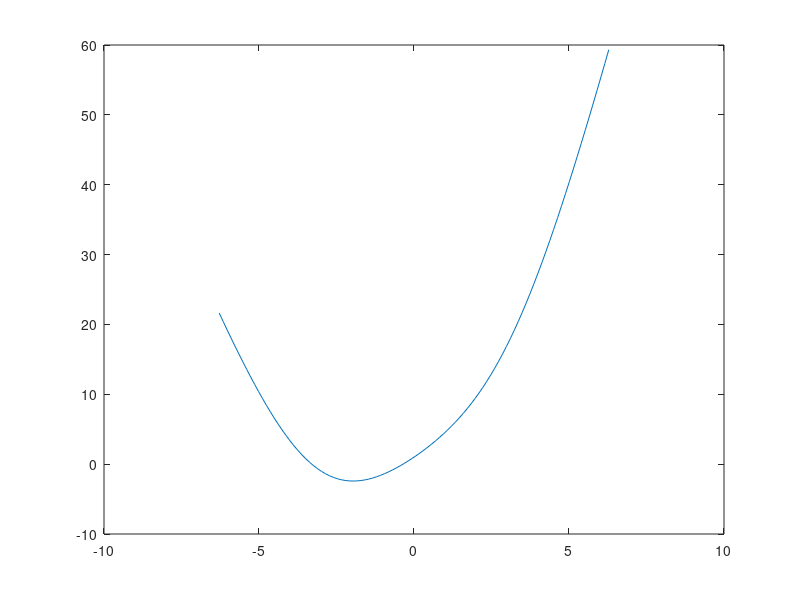

The MATLAB script that drew this image:
clear
disp('Matriz a');
a=[1 2 3 4 5 6 7];
disp(a);
fprintf('\n');
disp('Matriz b');
b=[ 1 2 3; 4 5 6];
disp(b);
fprintf('\n');
disp('Matriz c');
c=ones*5*b;
disp(c);
x=linspace(-2*pi, 2*pi, 100);
y=cos(x)+x.^2 + 3*x;
plot(x,y);
